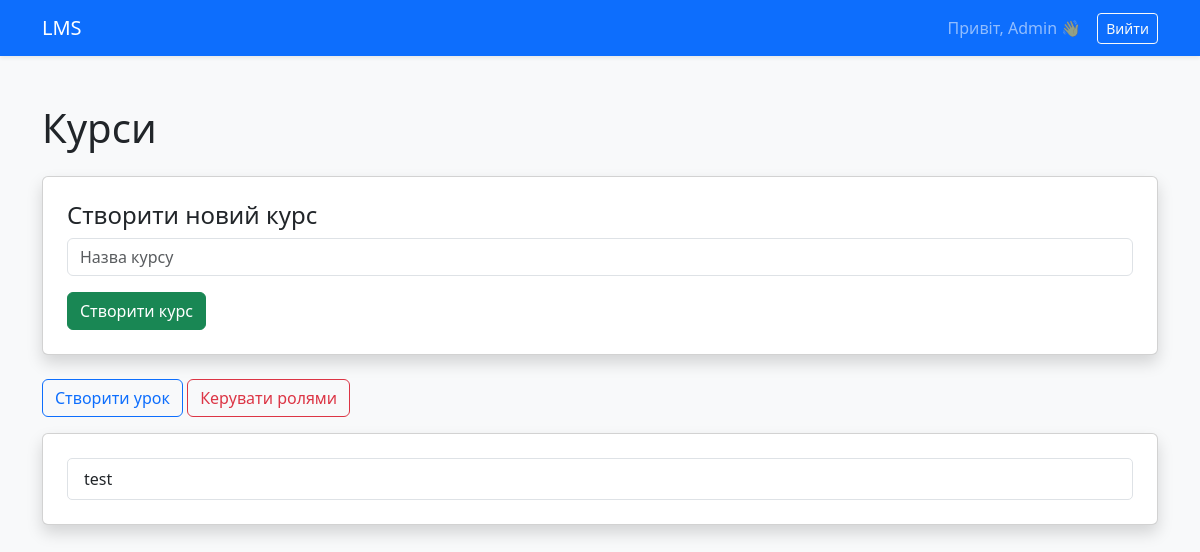
The app's page / (signed in), older data.
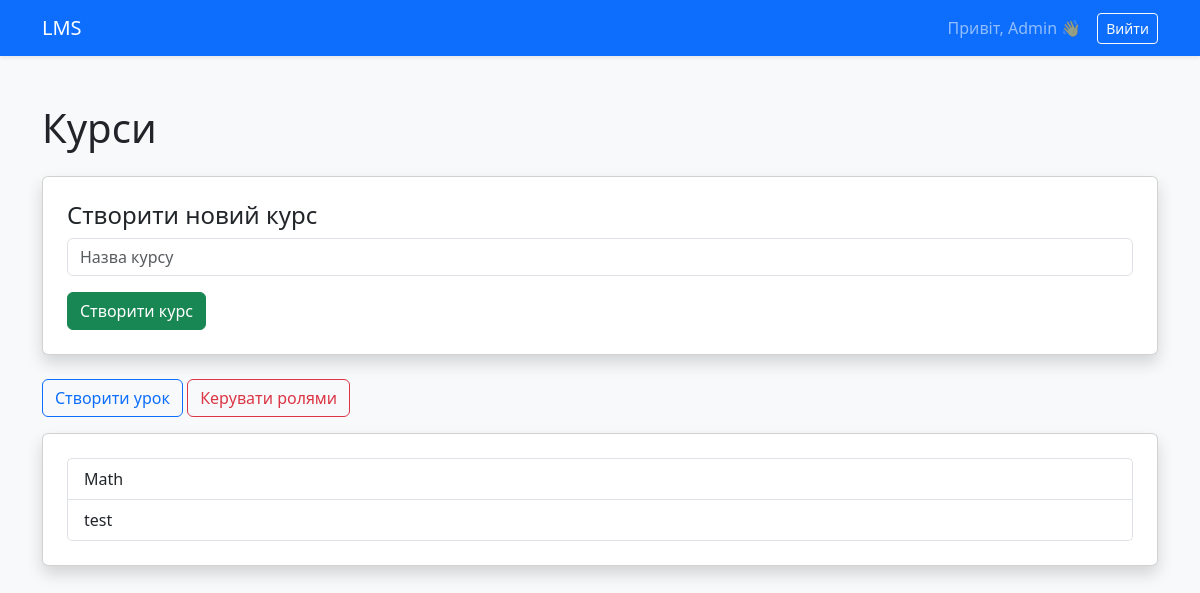
The same page, newer data.
### lms/models.py (models this page shows, shortened)
class Course(models.Model):
    title = models.CharField(max_length=200)
    description = models.TextField()
    created_at = models.DateTimeField(auto_now_add=True)
    students = models.ManyToManyField(User, related_name='enrolled_courses', blank=True)

### lms/views.py (the view)
# urls.py: path('', views.home, name='home'),
@login_required
def home(request):
    if request.method == "POST":
        if request.user.is_superuser or request.user.profile.role in ["admin"]:
            title = request.POST.get("title")
            if title:
                Course.objects.create(title=title)
                return redirect("home")
    courses_list = Course.objects.all().order_by("-id")
    paginator = Paginator(courses_list, 5)  # 🔥 5 курсів на сторінку
    page_number = request.GET.get("page")
    page_obj = paginator.get_page(page_number)
    return render(request, "lms/home.html", {
        "page_obj": page_obj
    })

### lms/templates/lms/home.html (shortened to what this page needs)
{% extends "base.html" %}
{% block content %}
<h1 class="mb-4">Курси</h1>
{% if user.is_authenticated %}
    {% if user.is_superuser or user.profile.role == "teacher" or user.profile.role == "admin" %}
        <div class="card shadow p-4 mb-4">
            <h4>Створити новий курс</h4>
            <form method="post">
                <div class="mb-3">
                    <input type="text"
                           name="title"
                           class="form-control"
                           placeholder="Назва курсу"
                           required>
                </div>
                <button type="submit" class="btn btn-success">
                    Створити курс
                </button>
            </form>
        </div>
        <a href="{% url 'select_module' %}" class="btn btn-outline-primary mb-3">
            Створити урок
        </a>
    {% endif %}
    {% if user.is_superuser or user.profile.role == "admin" %}
        <a href="{% url 'manage_roles' %}" class="btn btn-outline-danger mb-3">
            Керувати ролями
        </a>
    {% endif %}
{% endif %}
<div class="card shadow p-4">
    <div class="list-group">
        {% for course in page_obj %}
            <a href="{% url 'course_detail' course.id %}"
               class="list-group-item list-group-item-action">
                {{ course.title }}
            </a>
        {% empty %}
            <div class="alert alert-info">
                Курсів ще немає
            </div>
        {% endfor %}
    </div>
</div>
{% endblock %}

Row changes from the older to the newer data that the page shows:
added Course: title "Math"
